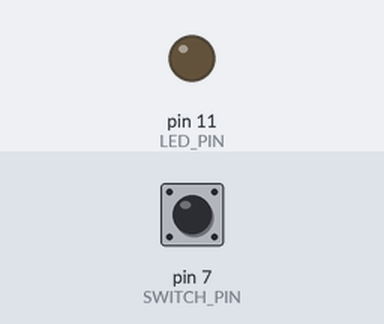
Bench run of a sketch on a simulated Arduino Uno, built with avr-gcc and run on an emulated ATmega328P. On the bench: output pins drawn as LEDs (lit = HIGH). The inputs (shaded band) are chosen by the test bench; at power-on: pin 7 (SWITCH_PIN) LOW.

Above: at 1.2 s.
1.3 s: pin 7 (SWITCH_PIN) pulled HIGH for 0.15 s
At 2.4 s:
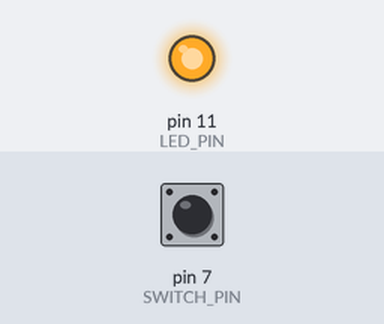
3.0 s: pin 7 (SWITCH_PIN) pulled HIGH for 1 s
At 3.8 s:
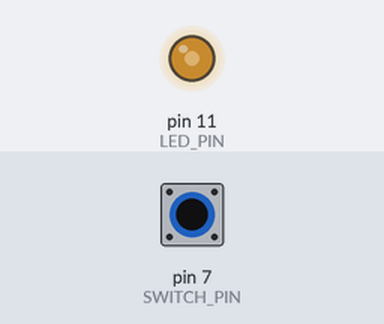
5.5 s: pin 7 (SWITCH_PIN) pulled HIGH for 3.2 s
At 9.3 s:
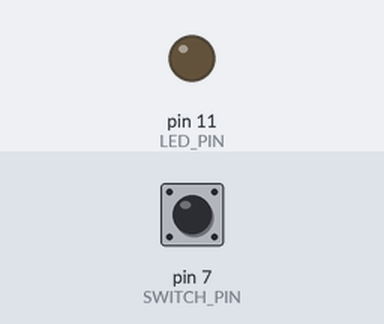
Timing chart, 0 to 10.8 s (numbered marks = the images above; inputs shaded):
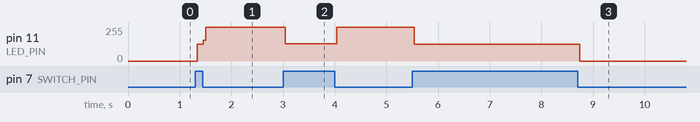

Measured:
- after the input at 1.3 s, pin 11 (LED_PIN): 0/255 → 124/255 at once, → 255/255 0.12 s later
- after the input at 3.0 s, pin 11 (LED_PIN): 255/255 → 131/255 at once, → 255/255 1.0 s later
- after the input at 5.5 s, pin 11 (LED_PIN): 255/255 → 124/255 at once, → 0/255 3.2 s later

The sketch:

ch03_led_switch_switching.ino
```cpp
#define LED_PIN 11
#define SWITCH_PIN 7
// 全域變數記錄LED明滅狀態
boolean led_status;

void setup() {
  pinMode(LED_PIN, OUTPUT);
  pinMode(SWITCH_PIN, INPUT);

  led_status = LOW;
  digitalWrite(LED_PIN, led_status);
}
void loop() {
  boolean switch_status = digitalRead(SWITCH_PIN);
  if(switch_status == HIGH){
    led_status = led_status == HIGH ? LOW : HIGH; // 切換狀態
    digitalWrite(LED_PIN, led_status);
  }
}
```
